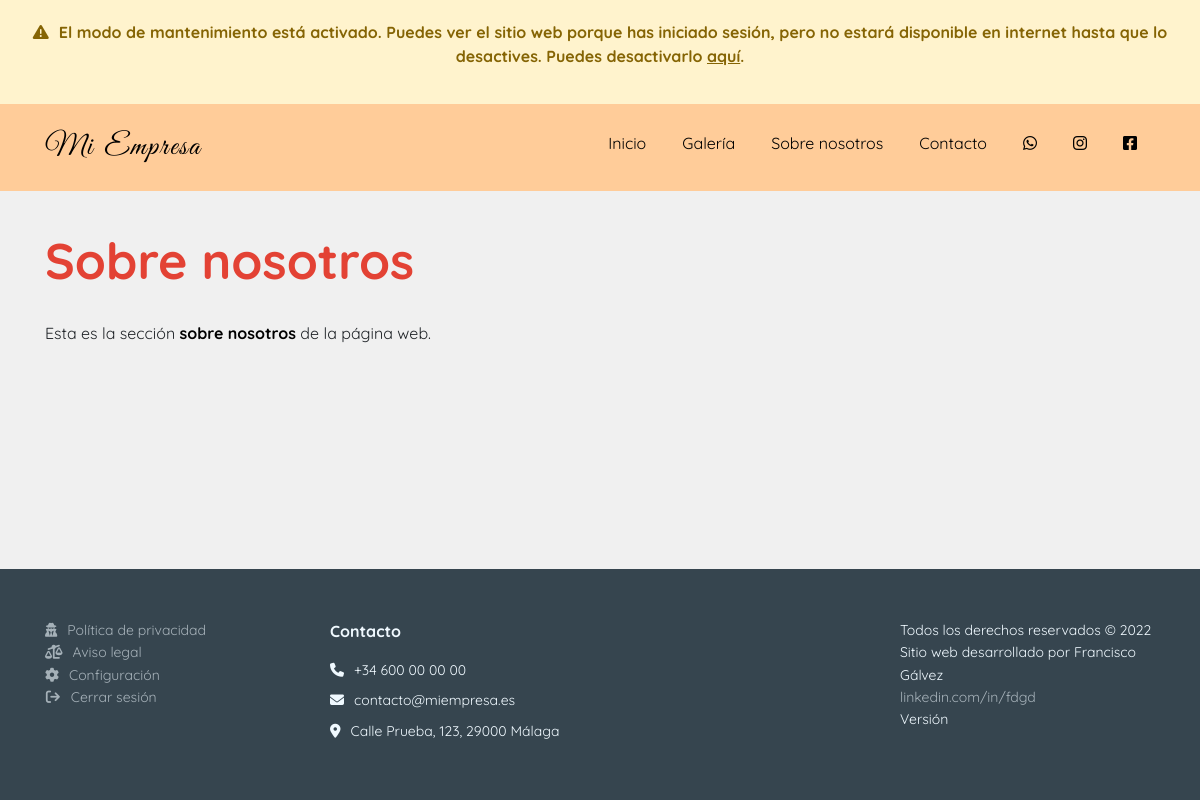
Page /sobre_nosotros.php (signed in) on the earlier database version.
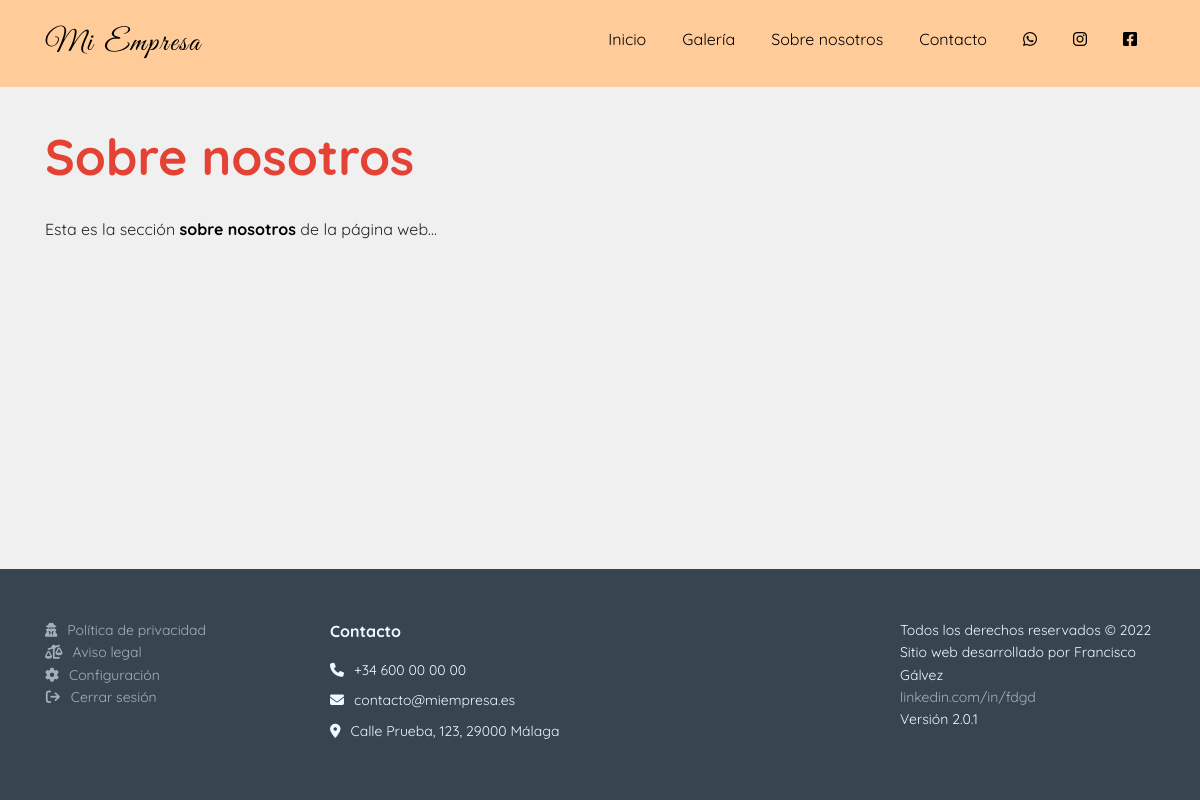
Same page on the later database version.
### tables this page shows
CREATE TABLE `company_info` (
  `key_info` varchar(255) NOT NULL,
  `value_info` longtext NOT NULL,
  `modifiedBy` int(4) NOT NULL
);

### public_html/scripts/get_uri.php (called while the page is built, shortened)
<?php
    function GetBaseUri() {
        return (isset($_SERVER['HTTPS']) && $_SERVER['HTTPS'] === 'on' ? "https" : "http") . "://$_SERVER[HTTP_HOST]";
    }
?>

### connection.php (called while the page is built)
<?php
    $DSN = 'mysql:dbname=vigal;host=127.0.0.1;charset=utf8mb4';
    $DB_user = 'root';
    $DB_pass = '';
?>

### public_html/scripts/get_site_settings.php (called while the page is built, shortened)
<?php
    require_once $_SERVER["DOCUMENT_ROOT"]."/dashboard/scripts/check_url_direct_access.php";
    require_once $_SERVER["DOCUMENT_ROOT"].'/dashboard/scripts/database_connection.php';
    function getSiteSettings() {
        $conn = new DatabaseConnection();
        $res = $conn->query("select * from company_info");
        $res[8]["value_info"] = json_decode($res[8]["value_info"], true);
        $res[4]["value_info"] = json_decode($res[4]["value_info"], true);
        return $res;
    }
?>

### public_html/dashboard/scripts/database_connection.php (called while the page is built, shortened)
<?php
    class DatabaseConnection {
        function __construct() {
            require dirname($_SERVER["DOCUMENT_ROOT"], 1).'/connection.php';
            try {
                $this->conn = new PDO($DSN, $DB_user, $DB_pass);
            } catch (PDOException $e) {
                echo 'Connection error: ' . $e->getMessage();
            }
        }
        public function query($sql) {
            $res = array();
            $aux = $this->conn->query($sql);
            if (gettype($aux) == "object") {
                while ($rows = $aux->fetch(PDO::FETCH_ASSOC)) {
                    array_push($res, $rows);
                }
                return $res;
            } else {
                $this->num_rows = 0;
                return $aux;
            }
        }
    }
?>

### public_html/scripts/get_maintenance_status.php (called while the page is built)
<?php
    function getMaintenanceStatus($site_settings) {
        if ($site_settings[11]["value_info"] == "false") return false;
        else return true;
    }
?>

### public_html/sobre_nosotros.php (the view, shortened to what this page needs)
<?php
    require_once $_SERVER["DOCUMENT_ROOT"]."/scripts/get_site_settings.php";
    require_once $_SERVER["DOCUMENT_ROOT"]."/scripts/get_uri.php";
    require_once $_SERVER["DOCUMENT_ROOT"]."/scripts/get_maintenance_status.php";
    $site_settings = getSiteSettings();
    $maintenance = getMaintenanceStatus($site_settings);
?>
<!DOCTYPE html>
<html lang="es">
<head>
    <link rel="stylesheet" href="<?=GetBaseUri()?>/includes/bootstrap/css/bootstrap.min.css">
    <link rel="stylesheet" href="<?=GetBaseUri()?>/includes/css/footer.css">
    <link rel="stylesheet" href="<?=GetBaseUri()?>/includes/css/Navigation-Clean.css">
    <link rel="stylesheet" href="<?=GetBaseUri()?>/includes/css/styles.css">
    <link rel="stylesheet" href="<?=GetBaseUri()?>/includes/css/fontawesome.all.min.css">
</head>
<body>
    <?php
    if ($maintenance && isset($_SESSION["loggedin"])) {
        include $_SERVER["DOCUMENT_ROOT"]."/snippets/maintenance_message.php";
    }
    include $_SERVER["DOCUMENT_ROOT"].'/includes/header.php';
    ?>
    <div class="container content">
        <h1 class="title">Sobre nosotros</h1>
        <?=$site_settings[9]["value_info"]?>
    </div>
    <?php
        include $_SERVER["DOCUMENT_ROOT"].'/includes/footer.php';
    ?>
</body>
</html>

### public_html/snippets/maintenance_message.php (shortened to what this page needs)
<div class="container-fluid warning-message">
    <p> <i class="i-margin fas fa-exclamation-triangle"></i>El modo de mantenimiento está activado. Puedes ver el sitio web porque has iniciado sesión, pero no estará disponible en internet hasta que lo desactives. Puedes desactivarlo <u><a href="<?=GetBaseUri()?>/dashboard?page=advanced">aquí</a></u>.</p>
</div>

### public_html/includes/header.php (shortened to what this page needs)
<nav class="nav-solid navbar navbar-expand-lg navigation-clean">
    <div class="container">
        <a class="navbar-brand" href="<?=GetBaseUri()?>" name="company_name"><?=$site_settings[2]["value_info"]?></a>
        <div class="collapse navbar-collapse" id="navcol-1" style="margin-left: 5%;">
            <ul class="navbar-nav nav ml-auto mt-2 mt-lg-0">
                <li class="nav-item"><a class="nav-link underline-animated" href="<?=GetBaseUri()?>">Inicio</a></li>
                <li class="nav-item"><a class="nav-link underline-animated" href="<?=GetBaseUri()?>/galeria">Galería</a></li>
                <li class="nav-item"><a class="nav-link underline-animated" href="<?=GetBaseUri()?>/sobre-nosotros">Sobre nosotros</a></li>
                <li class="nav-item"><a class="nav-link underline-animated" href="<?=GetBaseUri()?>/contacto">Contacto</a></li>
                <li class="nav-item">
                    <div class="social-div">
                        <?php if (isset($site_settings[4]["value_info"]["whatsapp"])):?>
                            <div class="social-link">
                                <a class="nav-link whatsapp" data-bs-hover-animate="pulse" target="blank" href="https://wa.me/<?=$site_settings[4]["value_info"]["whatsapp"]?>"><i class="fab fa-whatsapp fa-w-16"></i></a>
                            </div>
                        <?php endif; ?>
                        <?php if (isset($site_settings[4]["value_info"]["instagram"])):?>
                            <div class="social-link">
                                <a class="nav-link instagram" data-bs-hover-animate="pulse" target="blank" href="https://www.instagram.com/<?=$site_settings[4]["value_info"]["instagram"]?>"><i class="fab fa-instagram"></i></a>
                            </div>
                        <?php endif; ?>
                        <?php if (isset($site_settings[4]["value_info"]["facebook"])):?>
                            <div class="social-link">
                                <a class="nav-link facebook" data-bs-hover-animate="pulse" target="blank" href="https://www.facebook.com/<?=$site_settings[4]["value_info"]["facebook"]?>"><i class="fab fa-facebook-square"></i></a>
                            </div>
                        <?php endif; ?>
                    </div>
                </li>
            </ul>
        </div>
    </div>
</nav>

### public_html/includes/footer.php
<footer>
    <div class="container">
        <div class="row">
            <div class="col-12 col-sm-5 col-md-3 footer-links">
                <ul>
                    <li><a href="<?=GetBaseUri()?>/politica-privacidad"><i class="i-margin fas fa-user-secret" style="margin-right: 5px;"></i>Política de privacidad</a></li>
                    <li><a href="<?=GetBaseUri()?>/aviso-legal"><i class="i-margin fa-solid fa-scale-unbalanced"></i>Aviso legal</a></li>
                    <?php
                        if (!isset($_SESSION['loggedin'])) {
                            echo '<li><a href="'.GetBaseUri().'/login"><i class=" i-margin fas fa-sign-in-alt" style="margin-right: 5px;"></i>Iniciar sesión</a></li>';
                        } else {
                            echo '<li><a href="'.GetBaseUri().'/dashboard?page=start"><i class="i-margin fas fa-cog" style="margin-right: 5px;"></i>Configuración</a></li>';
                            echo '<li><a href="'.GetBaseUri().'/scripts/logout.php"><i class="i-margin fa-solid fa-arrow-right-from-bracket"></i>Cerrar sesión</a></li>';
                        }
                    ?>
                </ul>
            </div>
            <div class="col-12 col-sm-7 col-md-6">
                <p><strong>Contacto</strong></p>
                <ul>
                    <li style="color: rgb(240,249,255);"><i class="i-margin fa-solid fa-phone"></i><label id="telephone"><?=$site_settings[0]["value_info"]?></label></li>
                    <li style="color: rgb(240,249,255);"><i class="i-margin fa-solid fa-envelope"></i><label id="email"><?=$site_settings[3]["value_info"]?></label></li>
                    <li style="color: rgb(240,249,255);"><i class="i-margin fa-solid fa-location-dot"></i><label id="address"><?=$site_settings[1]["value_info"]?></label></li>
                </ul>
            </div>
            <div class="col-12 col-sm-12 col-md-3 web-author">
                <ul>
                    <li>Todos los derechos reservados © <?=date('Y')?></li>
                    <li>Sitio web desarrollado por Francisco Gálvez</li>
                    <li><a target="blank" href="https://www.linkedin.com/in/fdgd">linkedin.com/in/fdgd</a></li>
                    <li>Versión <?=$site_settings[15]["value_info"]?></li>
                </ul>
            </div>
        </div>
    </div>
</footer>

### public_html/includes/css/footer.css (style rules this page uses)
footer { padding: 50px 0; color: #f0f9ff; background-color: #282d32; }
footer ul { padding: 0; list-style: none; line-height: 1.6; font-size: 14px; margin-bottom: 0; }
footer ul a { color: inherit; text-decoration: none; opacity: 0.6; }

### public_html/includes/css/Navigation-Clean.css (style rules this page uses)
.navigation-clean { background: #fff; padding-top: .75rem; padding-bottom: .75rem; border-radius: 0; box-shadow: none; border: none; margin-bottom: 0; }
@media (min-width:768px) { .navigation-clean { padding-top: 1rem; padding-bottom: 1rem; } }
.navigation-clean .navbar-brand { font-weight: bold; color: inherit; }
.navigation-clean .navbar-collapse, .navigation-clean .form-inline { border-top-color: #ddd; }
.navigation-clean.navbar .navbar-nav .nav-link { padding-left: 18px; padding-right: 18px; }

### public_html/includes/css/styles.css (style rules this page uses)
:root { --navbar-main-color: #ffcc99; --navbar-link-hover-color: #F08000; --footer-main-color: #36454F; --footer-link-hover-color: #ffcc99; --body-background-color: #f0f0f0; --navbar-text-color: black ; --title-color: #E34234; --button-main-color: #FFDB58; --button-hover-bg-color: #F3E5AB; --button-hover-text-color: rgb(37, 37, 37); --button-text-color: black; --navigation-button-text-color: white; --button-2-main-color: #ff9999; --button-2-hover-bg-color: #ffcccc; --button-3-main-color: #6fdc87; --button-3-hover-bg-color: #98e6a9; --div-bg-color-1: #e6e6e6; --div-bg-color-2: #f2f2f2; --custom-checkbox-bg-selected: #ffcc99; --pagination-main-color: #ffb162; }
.i-margin { margin-right: 10px !important; }
.navbar-brand { font-family: 'Great Vibes'; letter-spacing: 2px; padding-right: 15px; font-weight: lighter !important; font-size: 30px; }
.navbar { color: var(--navbar-text-color) !important; }
body { background-color: var(--body-background-color); min-height: 100vh !important; margin: 0; font-family: 'Quicksand'; display: flex; flex-direction: column; }
.social-link { float: left; width: 50px; height: 50px; }
body a { color: var(--navbar-link-color) !important; }
.nav-link { display: inline-block !important; position: relative !important; color: var(--navbar-text-color); padding-bottom: 3px !important; }
.underline-animated:after { content: '' !important; display: block !important; margin: auto !important; height: 3px !important; width: 0px !important; background: transparent !important; transition: width .5s ease, background-color .5s ease !important; }
.nav-solid { background-color: var(--navbar-main-color) !important; transition: background-color 200ms linear !important; }
footer { margin-top: auto; background-color: var(--footer-main-color) !important; }
ul { list-style-type: none; padding-left: 0; }
li > i { margin-right: 10px; }
@media (min-width: 991px) { h1.title { color: var(--title-color); font-size: 50px !important; text-align: left !important; margin-bottom: 30px !important; font-weight: bold !important; } }
@media (min-width: 991px) { .content { margin-top:40px; margin-bottom:40px; } }
footer { margin-bottom: 0; }
.warning-message { font-weight: bold; padding-top: 20px; padding-bottom: 20px; text-align: center; font-size: 16px; background-color: #FFF3CD; color: #856404; }
.warning-message i { margin-right: 5px; }

Differences in the rows shown:
removed company_info: value_info "Esta es la sección sobre nosotros de la página web."
added company_info: value_info "Esta es la sección sobre nosotros de la página web..."
added company_info: value_info "2.0.1"
Other differences:
text no longer shown: "El modo de mantenimiento está activado. Puedes ver el sitio web porque has iniciado sesión, pero no estará disponible en internet hasta que lo desactives. Puedes desactivarlo aquí ."
